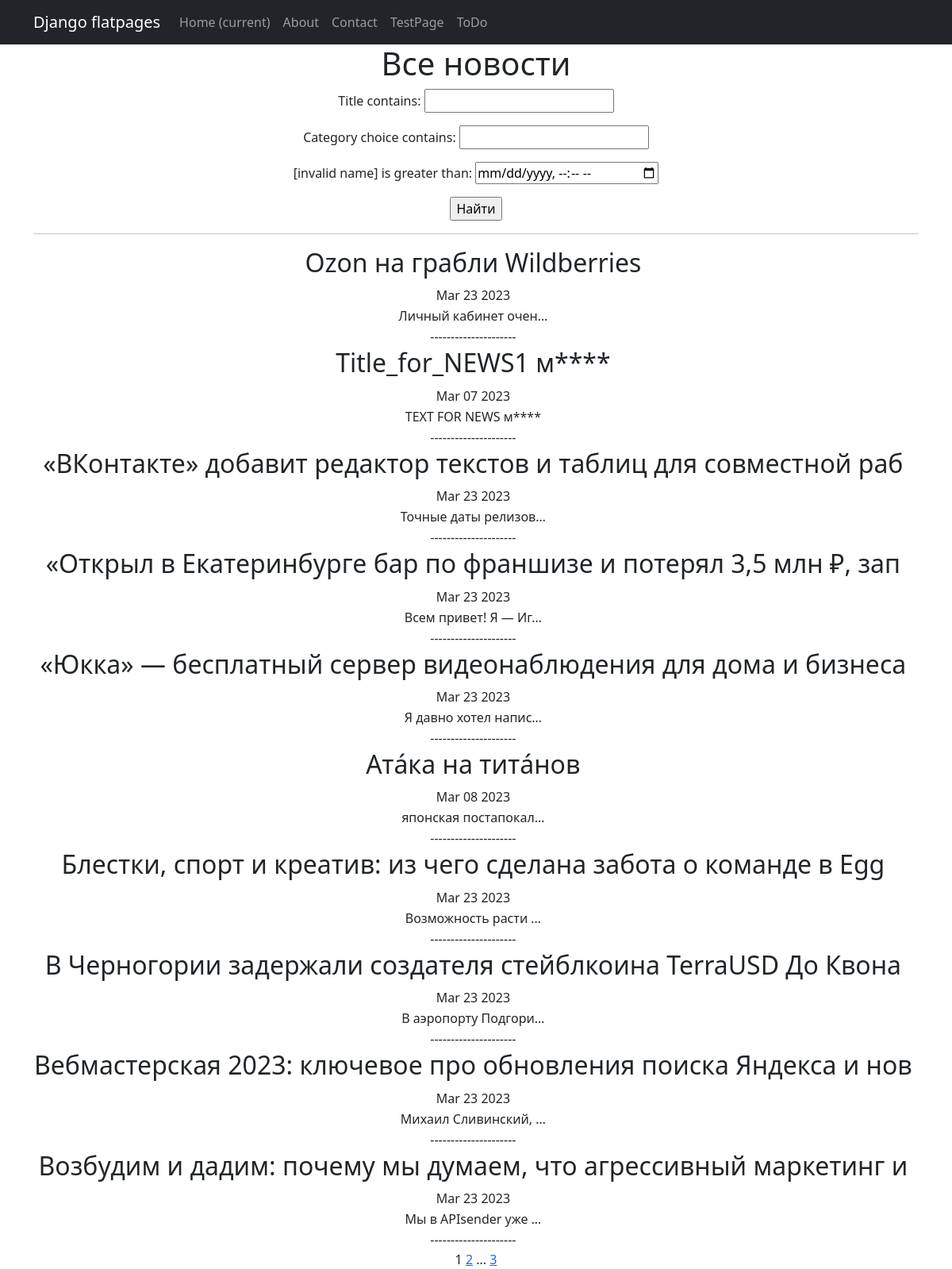
Page /news/ on the committed database.
### news/models.py (models this page shows, shortened)
class Post(models.Model):
    author = models.ForeignKey("Author", on_delete=models.CASCADE)
    NEWS = 'NW'
    ARTICLE = "AR"
    CATEGORY_CHOICES = (
        (NEWS, 'Новость'),
        (ARTICLE, 'Статья')
    )
    category_choice = models.CharField(max_length=2, choices=CATEGORY_CHOICES, default=ARTICLE)
    time_creation = models.DateTimeField(auto_now_add=True)
    post_category = models.ManyToManyField(Category, through="PostCategory")
    title = models.CharField(max_length=64, unique=True)
    text = models.TextField()
    rating_post = models.IntegerField(default=0)

### news/views.py (the view)
# urls.py: path('', PostList.as_view()),
class PostList(ListView):
    model = Post
    ordering = 'title'
    template_name = 'news.html'
    context_object_name = 'news'
    paginate_by = 10
    def get_queryset(self):
        queryset = super().get_queryset()
        self.filterset = PostFilter(self.request.GET, queryset)
        return self.filterset.qs
    def get_context_data(self, **kwargs):
        context = super().get_context_data(**kwargs)
        context['filterset'] = self.filterset
        return context

### news/templatetags/custom_filters.py (called while the page is built)
@register.filter()
def censor_text(text):
    for word in text.split():
        if word.lower() in CENSOR_WORDS:
            if word.lower() in CENSOR_WORDS:
                text = text.replace(word, f"{word[0]}{'*' * (len(word) -1)}")
    return text

@register.filter()
def censor_title(title):
    for word in title.split():
        if word.lower() in CENSOR_WORDS:
            if word.lower() in CENSOR_WORDS:
                title = title.replace(word, f"{word[0]}{'*' * (len(word) -1)}")
    return title

### templates/news.html (shortened to what this page needs)
{% extends 'flatpages/default.html' %}
{% load custom_filters %}
{% block content %}
    <h1>Все новости</h1>
    <form action="" method="get">
        {{ filterset.form.as_p }}
        <input type="submit" value="Найти" />
    </form>
    <hr>
    {% if news %}
        <table>
            {% for post in news %}
            <tr>
                <td><h2>{{ post.title|censor_title }}</h2></td>
            </tr>
            <tr>
                <td>{{ post.time_creation|date:'M d Y'}}</td>
            </tr>
            <tr>
                <td>{{ post.text|truncatechars:20|censor_text }}</td>
            </tr>
            <tr>
                <td> --------------------- </td>
                <td>
                </td>
            </tr>
            {% endfor %}
        </table>
    {% else %}
        <h2> Статей нет </h2>
    {% endif %}
    {{ page_obj.number }}
    {% if page_obj.has_next %}
        <a href="?page={{ page_obj.next_page_number }}">{{ page_obj.next_page_number }}</a>
        {% if paginator.num_pages != page_obj.next_page_number %}
            ...
            <a href="?page={{ page_obj.paginator.num_pages }}">{{ page_obj.paginator.num_pages }}</a>
        {% endif %}
    {% endif%}
{% endblock content %}

### templates/flatpages/default.html (shortened to what this page needs)
<!DOCTYPE html>
<html lang="en">
{% load cache %}
    {% cache 30 header %}
        {% block header %}
    <head>
        {% load static %}
        <link href="{% static 'css/styles.css' %}" rel="stylesheet" />
    </head>
        {% endblock header %}
    {% endcache %}
    <body>
        <nav class="navbar navbar-expand-lg navbar-dark bg-dark static-top">
   <div class="container">
       <a class="navbar-brand" href="#">Django flatpages</a>
       <div class="collapse navbar-collapse" id="navbarResponsive">
           <ul class="navbar-nav ml-auto">
               <li class="nav-item active">
                   <a class="nav-link" href="#">Home
                       <span class="sr-only">(current)</span>
                   </a>
               </li>
               <li class="nav-item">
                   <a class="nav-link" href="/about/">About</a>
               </li>
               <li class="nav-item">
                   <a class="nav-link" href="/contacts/">Contact</a>
               </li>
               <li class="nav-item">
                   <a class="nav-link" href="/test/">TestPage</a>
               </li>
               <li class="nav-item">
                   <a class="nav-link" href="/to_do/">ToDo</a>
               </li>
           </ul>
       </div>
   </div>
</nav>
        <div class="container">
            <div class="row">
                <div class="col-lg-12 text-center">
                    {% block content %}
                    {% endblock content %}
                </div>
            </div>
        </div>
    </body>
</html>

### rows in the picture
Post: title|censor_title "Ozon на грабли Wildberries", time_creation "Mar 23 2023", text|censor_text "Личный кабинет очен…"
Post: title|censor_title "Title_for_NEWS1 м****", time_creation "Mar 07 2023", text|censor_text "TEXT FOR NEWS м****"
Post: title|censor_title "«ВКонтакте» добавит редактор текстов и таблиц для совместной раб", time_creation "Mar 23 2023", text|censor_text "Точные даты релизов…"
Post: title|censor_title "«Открыл в Екатеринбурге бар по франшизе и потерял 3,5 млн ₽, зап", time_creation "Mar 23 2023", text|censor_text "Всем привет! Я — Иг…"
Post: title|censor_title "«Юкка» — бесплатный сервер видеонаблюдения для дома и бизнеса", time_creation "Mar 23 2023", text|censor_text "Я давно хотел напис…"
Post: title|censor_title "Атáка на титáнов", time_creation "Mar 08 2023", text|censor_text "японская постапокал…"
Post: title|censor_title "Блестки, спорт и креатив: из чего сделана забота о команде в Egg", time_creation "Mar 23 2023", text|censor_text "Возможность расти …"
Post: title|censor_title "В Черногории задержали создателя стейблкоина TerraUSD До Квона", time_creation "Mar 23 2023", text|censor_text "В аэропорту Подгори…"
Post: title|censor_title "Вебмастерская 2023: ключевое про обновления поиска Яндекса и нов", time_creation "Mar 23 2023", text|censor_text "Михаил Сливинский, …"
Post: title|censor_title "Возбудим и дадим: почему мы думаем, что агрессивный маркетинг и", time_creation "Mar 23 2023", text|censor_text "Мы в APIsender уже …"

### other values in the picture
{{ page_obj.number }} "1"
{{ page_obj.next_page_number }} "2"
{{ page_obj.paginator.num_pages }} "3"
